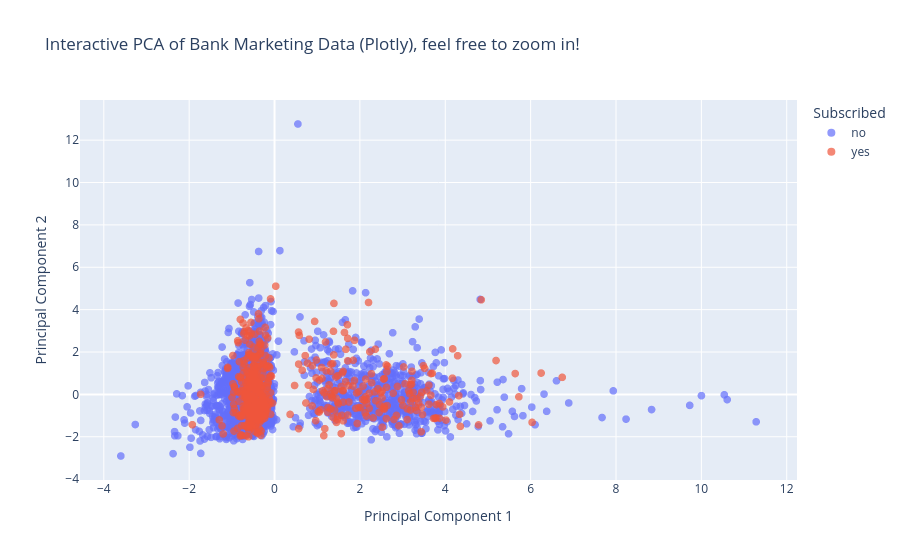

The cell this chart's notebook holds for it:
### Markdown cell above
Libraries like `matplotlib` and `seaborn` are excellent for static plots. However, libraries like `Plotly` enable the creation of interactive visualisations directly within the notebook or as standalone HTML files. This allows for zooming, panning, hovering to see data values, and selecting/deselecting traces, which can significantly enhance exploratory analysis.

`plotly.express` is a high-level interface to Plotly that makes creating common plots very straightforward, similar to seaborn. Let's recreate the PCA scatter plot using Plotly Express.

### Code cell
# Deep Dive 1: Plotly Demo
import plotly.express as px
import pandas as pd

print("\n--- Deep Dive: Interactive PCA Plot with Plotly Express ---")

if bank_df_original is not None and len(pca_df) == len(bank_df_original):
    pca_df["Target_Label"] = bank_df_original["y"].values
else:
    pca_df["Target_Label"] = pca_df["Target"].map({0: "No", 1: "Yes"})

fig = px.scatter(
    pca_df,
    x="Principal Component 1",
    y="Principal Component 2",
    color="Target_Label",
    title="Interactive PCA of Bank Marketing Data (Plotly), feel free to zoom in!",
    labels={"Target_Label": "Subscribed"},
    hover_data=pca_df.columns,
)

fig.update_layout(
    legend_title_text="Subscribed",
    xaxis_title="Principal Component 1",
    yaxis_title="Principal Component 2",
)
fig.update_traces(marker=dict(size=8, opacity=0.7))

fig.show()

### Figure 1 — Plotly figure (JSON) as saved in the notebook; plotly's stock layout.template omitted (floating-point values rounded to 4 significant figures; data arrays with more than 128 entries replaced by an {"elided": "..."} marker saying what was removed)
{"data": [{"customdata": {"elided": "4000x2 mixed values"}, "hovertemplate": "Subscribed=%{customdata[1]}<br>Principal Component 1=%{x}<br>Principal Component 2=%{y}<br>Target=%{customdata[0]}<extra></extra>", "legendgroup": "no", "marker": {"color": "#636efa", "opacity": 0.7, "size": 8, "symbol": "circle"}, "mode": "markers", "name": "no", "showlegend": true, "type": "scattergl", "x": {"elided": "4000 float values"}, "xaxis": "x", "y": {"elided": "4000 float values"}, "yaxis": "y"}, {"customdata": {"elided": "521x2 mixed values"}, "hovertemplate": "Subscribed=%{customdata[1]}<br>Principal Component 1=%{x}<br>Principal Component 2=%{y}<br>Target=%{customdata[0]}<extra></extra>", "legendgroup": "yes", "marker": {"color": "#EF553B", "opacity": 0.7, "size": 8, "symbol": "circle"}, "mode": "markers", "name": "yes", "showlegend": true, "type": "scattergl", "x": {"elided": "521 float values"}, "xaxis": "x", "y": {"elided": "521 float values"}, "yaxis": "y"}], "layout": {"legend": {"title": {"text": "Subscribed"}, "tracegroupgap": 0}, "title": {"text": "Interactive PCA of Bank Marketing Data (Plotly), feel free to zoom in!"}, "xaxis": {"anchor": "y", "domain": [0, 1], "title": {"text": "Principal Component 1"}}, "yaxis": {"anchor": "x", "domain": [0, 1], "title": {"text": "Principal Component 2"}}}}
